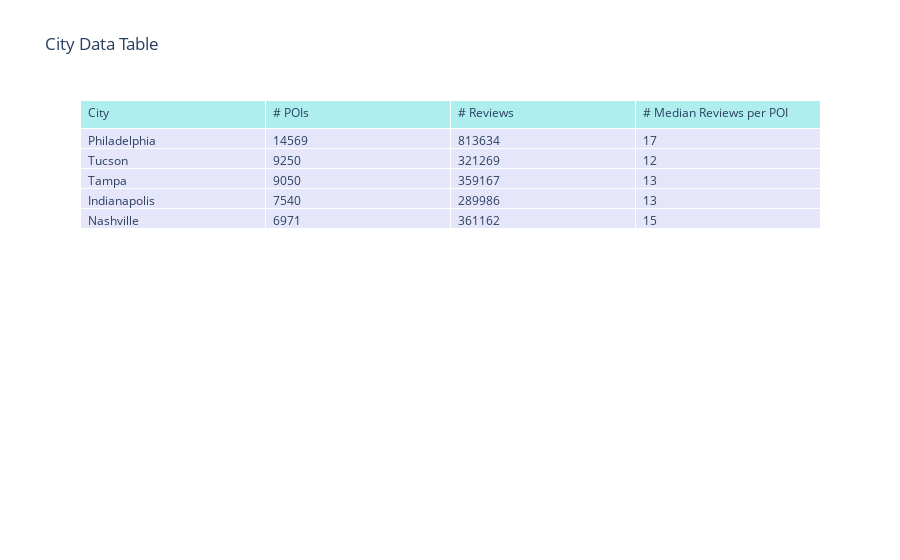

Notebook cell for this chart:
### Code cell
import plotly.graph_objects as go

# Define data
data = {'City': ['Philadelphia', 'Tucson', 'Tampa', 'Indianapolis', 'Nashville'],
        '# POIs': [14569, 9250, 9050, 7540, 6971],
        '# Reviews': [813634, 321269, 359167, 289986, 361162],
        '# Median Reviews per POI': [17, 12, 13, 13, 15]}

# Create table
fig = go.Figure(data=[go.Table(
    header=dict(values=list(data.keys()),
                fill_color='paleturquoise',
                align='left'),
    cells=dict(values=[data[key] for key in data.keys()],
               fill_color='lavender',
               align='left'))
])

# Set layout
fig.update_layout(title='City Data Table')

# Show figure
fig.show()

### Figure 1 — Plotly figure (JSON) as saved in the notebook; plotly's stock layout.template omitted (floating-point values rounded to 4 significant figures)
{"data": [{"cells": {"align": "left", "fill": {"color": "lavender"}, "values": [["Philadelphia", "Tucson", "Tampa", "Indianapolis", "Nashville"], [14569, 9250, 9050, 7540, 6971], [813634, 321269, 359167, 289986, 361162], [17, 12, 13, 13, 15]]}, "header": {"align": "left", "fill": {"color": "paleturquoise"}, "values": ["City", "# POIs", "# Reviews", "# Median Reviews per POI"]}, "type": "table"}], "layout": {"title": {"text": "City Data Table"}}}
